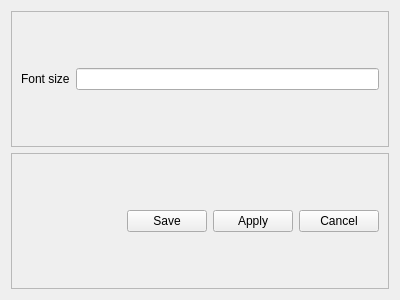
<?xml version="1.0" encoding="UTF-8"?>
<ui version="4.0">
 <class>Settings</class>
 <widget class="QWizardPage" name="Settings">
  <property name="geometry">
   <rect>
    <x>0</x>
    <y>0</y>
    <width>400</width>
    <height>300</height>
   </rect>
  </property>
  <property name="windowTitle">
   <string>WizardPage</string>
  </property>
  <layout class="QGridLayout" name="gridLayout">
   <item row="0" column="0">
    <widget class="QFrame" name="frame_2">
     <property name="frameShape">
      <enum>QFrame::StyledPanel</enum>
     </property>
     <property name="frameShadow">
      <enum>QFrame::Raised</enum>
     </property>
     <layout class="QGridLayout" name="gridLayout_3">
      <item row="0" column="1">
       <widget class="QLineEdit" name="Font_size_field"/>
      </item>
      <item row="0" column="0">
       <widget class="QLabel" name="label">
        <property name="text">
         <string>Font size</string>
        </property>
       </widget>
      </item>
     </layout>
    </widget>
   </item>
   <item row="1" column="0">
    <widget class="QFrame" name="frame">
     <property name="frameShape">
      <enum>QFrame::StyledPanel</enum>
     </property>
     <property name="frameShadow">
      <enum>QFrame::Raised</enum>
     </property>
     <layout class="QGridLayout" name="gridLayout_2">
      <item row="0" column="0">
       <spacer name="horizontalSpacer">
        <property name="orientation">
         <enum>Qt::Horizontal</enum>
        </property>
        <property name="sizeHint" stdset="0">
         <size>
          <width>40</width>
          <height>20</height>
         </size>
        </property>
       </spacer>
      </item>
      <item row="0" column="2">
       <widget class="QPushButton" name="Apply_settings_button">
        <property name="text">
         <string>Apply</string>
        </property>
       </widget>
      </item>
      <item row="0" column="3">
       <widget class="QPushButton" name="Cancel_settings_button">
        <property name="text">
         <string>Cancel</string>
        </property>
       </widget>
      </item>
      <item row="0" column="1">
       <widget class="QPushButton" name="Save_settings_button">
        <property name="text">
         <string>Save</string>
        </property>
       </widget>
      </item>
     </layout>
    </widget>
   </item>
  </layout>
 </widget>
 <resources/>
 <connections/>
</ui>
